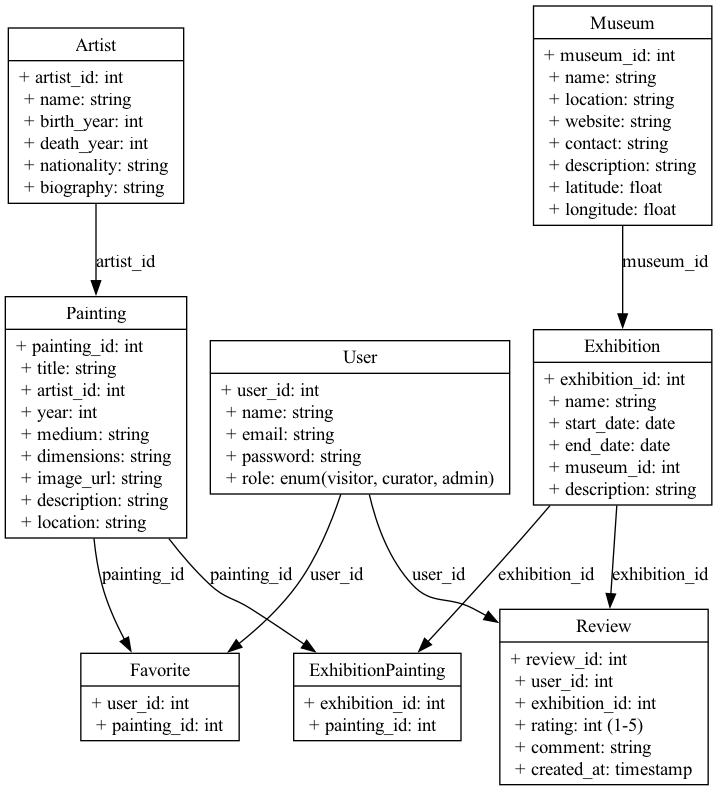

Reproduce this figure in Python.
# Re-import necessary library after execution state reset
from graphviz import Digraph

# Create a new class diagram
class_diagram = Digraph('Class Diagram', filename='class_diagram', format='png')
class_diagram.attr(rankdir='TB', size='10')

# Define classes with attributes
classes = {
    "User": ["+ user_id: int", "+ name: string", "+ email: string", "+ password: string", "+ role: enum(visitor, curator, admin)"],
    "Artist": ["+ artist_id: int", "+ name: string", "+ birth_year: int", "+ death_year: int", "+ nationality: string", "+ biography: string"],
    "Painting": ["+ painting_id: int", "+ title: string", "+ artist_id: int", "+ year: int", "+ medium: string", "+ dimensions: string", "+ image_url: string", "+ description: string", "+ location: string"],
    "Museum": ["+ museum_id: int", "+ name: string", "+ location: string", "+ website: string", "+ contact: string", "+ description: string", "+ latitude: float", "+ longitude: float"],
    "Exhibition": ["+ exhibition_id: int", "+ name: string", "+ start_date: date", "+ end_date: date", "+ museum_id: int", "+ description: string"],
    "ExhibitionPainting": ["+ exhibition_id: int", "+ painting_id: int"],
    "Favorite": ["+ user_id: int", "+ painting_id: int"],
    "Review": ["+ review_id: int", "+ user_id: int", "+ exhibition_id: int", "+ rating: int (1-5)", "+ comment: string", "+ created_at: timestamp"]
}

# Add classes to the diagram
for class_name, attributes in classes.items():
    label = f"{class_name} | " + " \\l ".join(attributes) + " \\l"
    class_diagram.node(class_name, shape="record", label=f"{{ {label} }}")

# Define Relationships
relationships = [
    ("Painting", "Artist", "artist_id"),
    ("Exhibition", "Museum", "museum_id"),
    ("ExhibitionPainting", "Exhibition", "exhibition_id"),
    ("ExhibitionPainting", "Painting", "painting_id"),
    ("Favorite", "User", "user_id"),
    ("Favorite", "Painting", "painting_id"),
    ("Review", "User", "user_id"),
    ("Review", "Exhibition", "exhibition_id")
]

# Add relationships to the diagram
for child, parent, key in relationships:
    class_diagram.edge(parent, child, label=key)

# Save and render the Class Diagram
class_diagram_path = "/Users/benjaminazman/Desktop/python-diagram/class_diagram"
class_diagram.render(class_diagram_path, format='png', cleanup=True)
class_diagram_path
